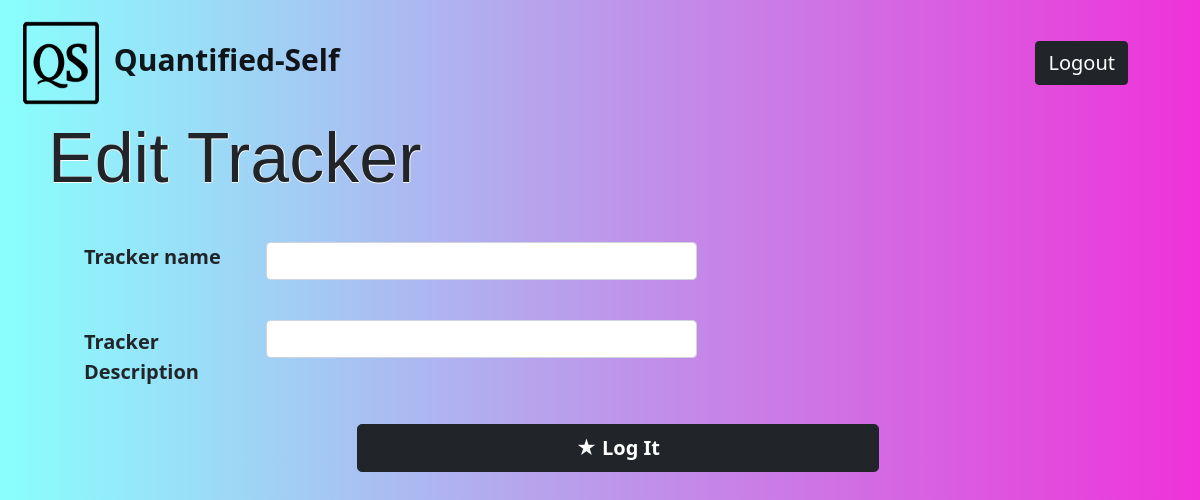
The page /update_tracker/2 on the database as committed earlier.
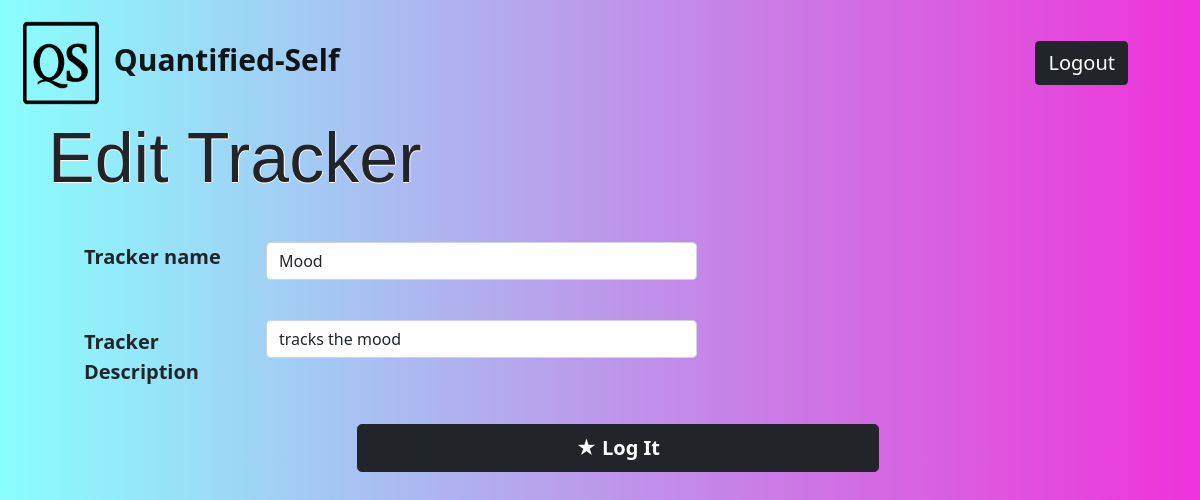
The same page on the database as committed later.
### app.py (models this page shows)
class Tracker(db.Model):
    __tablename__ = 'tracker'
    tracker_id = db.Column(db.Integer, primary_key=True, autoincrement=True)
    user_id = db.Column(db.Integer, db.ForeignKey("user.user_id"), nullable=False)
    tracker_name = db.Column(db.String, nullable=False)
    description = db.Column(db.String, nullable=False)
    tracker_type = db.Column(db.String, nullable=False)
    options = db.Column(db.String, nullable=True, default=None)
    logs = db.relationship('Log')

### app.py (the view, shortened to what this page needs)
@app.route('/update_tracker/<int:tid>', methods=['GET','POST'])
def update_tracker(tid):
    trackfil = Tracker.query.filter_by(tracker_id=tid).first()
    if request.method=='GET':
        return render_template('update_tracker.html', trackfil=trackfil)

### templates/update_tracker.html (shortened to what this page needs)
<!DOCTYPE html>
<html lang="en">
<head>
    <link href="https://cdn.jsdelivr.net/npm/bootstrap@5.1.3/dist/css/bootstrap.min.css" rel="stylesheet"
>
    <link rel="stylesheet" type="text/css" href="{{ url_for('static' ,filename='style.css') }}">
</head>
<body class="bg-Logs">
    <nav class="navbar navbar-light ">
        <div class="container mx-1 ">
            <a class="navbar-brand" style="font-size: 30px;" href="/dashboard/{{trackfil.user_id}}">
                <img src="{{ url_for('static' ,filename='QS logo.png') }}" alt="" width="90" height="100" class="d-inline-block align-text-middle">
                <b> Quantified-Self </b>
            </a>
            <a class="btn btn-dark btn-block mx-1" style="font-size:20px;" href="/logout">Logout </a>
        </div>
    </nav>
    <form method="post" action="/update_tracker/{{trackfil.tracker_id}}">
        <h1 class="display-4 mx-5 "
            style="font-family: 'Franklin Gothic Medium', 'Arial Narrow', Arial, sans-serif; font-size: 70px;position: relative; top: -10px;">
            Edit Tracker</h1><br>
        <div class="container mb-3 mx-5 row">
            <label for="trackerdesc" class="col-sm-2 form-label" style="font-size: 20px;"><b>Tracker name</b></label>
            <div class="col-sm-5">
                <input class="form-control" name="newtname" type="text" value="{{trackfil.tracker_name}}"
                    aria-label="Disabled input example">
            </div>
        </div><br>
        <div class="container mb-3 mx-5 row">
            <label for="trackername" class="col-sm-2 col-form-label" style="font-size: 20px;"><b>Tracker
                    Description</b></label>
            <div class="col-sm-5">
                <input class="form-control" name="newtdesc" type="text" value="{{trackfil.description}}"
                    aria-label="Disabled input example">
            </div>
            <div style="text-align: center; position: relative; bottom:-30px;" class="d-grid gap-2 col-6 mx-auto">
                <button type="submit" class="btn btn-dark btn-block btn-lg " value="Logit"><span
                        style="font-size:100%;color:white;">&starf;</span> <b> Log It </b></button>
            </div>
        </div>
    </form>
</body>
</html>

Rows that differ between the two databases and show on the page:
added Tracker: newtname "Mood", newtdesc "tracks the mood"
